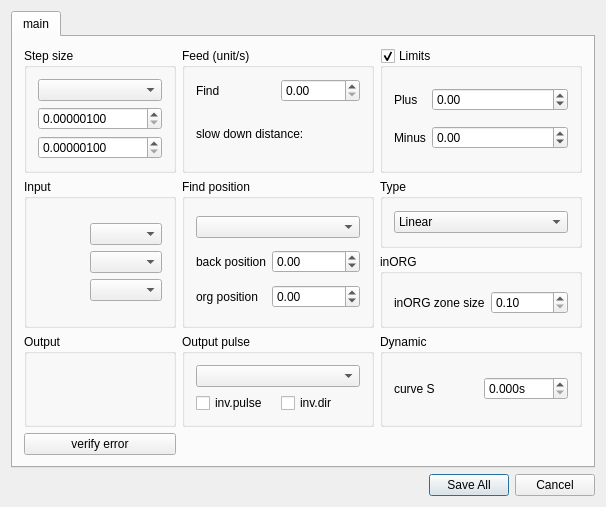
<?xml version="1.0" encoding="UTF-8"?>
<ui version="4.0">
 <class>WLDriveWidget</class>
 <widget class="QDialog" name="WLDriveWidget">
  <property name="geometry">
   <rect>
    <x>0</x>
    <y>0</y>
    <width>552</width>
    <height>443</height>
   </rect>
  </property>
  <property name="sizePolicy">
   <sizepolicy hsizetype="Preferred" vsizetype="Preferred">
    <horstretch>0</horstretch>
    <verstretch>0</verstretch>
   </sizepolicy>
  </property>
  <property name="minimumSize">
   <size>
    <width>0</width>
    <height>0</height>
   </size>
  </property>
  <property name="windowTitle">
   <string>Edit Axis </string>
  </property>
  <layout class="QGridLayout" name="gridLayout_7">
   <item row="0" column="1">
    <widget class="QTabWidget" name="tabWidget">
     <property name="currentIndex">
      <number>0</number>
     </property>
     <widget class="QWidget" name="tab">
      <attribute name="title">
       <string>main</string>
      </attribute>
      <layout class="QGridLayout" name="gridLayout_13">
       <item row="0" column="0">
        <widget class="QGroupBox" name="gbDim">
         <property name="title">
          <string>Step size</string>
         </property>
         <layout class="QGridLayout" name="gridLayout">
          <item row="1" column="0">
           <widget class="QDoubleSpinBox" name="sbDimA">
            <property name="decimals">
             <number>8</number>
            </property>
            <property name="minimum">
             <double>0.000001000000000</double>
            </property>
            <property name="maximum">
             <double>99999999.000000000000000</double>
            </property>
           </widget>
          </item>
          <item row="0" column="0">
           <widget class="QComboBox" name="cbTypeDim"/>
          </item>
          <item row="2" column="0">
           <widget class="QDoubleSpinBox" name="sbDimB">
            <property name="decimals">
             <number>8</number>
            </property>
            <property name="minimum">
             <double>0.000001000000000</double>
            </property>
            <property name="maximum">
             <double>99999999.000000000000000</double>
            </property>
           </widget>
          </item>
         </layout>
        </widget>
       </item>
       <item row="0" column="1">
        <widget class="QGroupBox" name="groupBox_7">
         <property name="title">
          <string>Feed (unit/s)</string>
         </property>
         <layout class="QGridLayout" name="gridLayout_8">
          <item row="0" column="1">
           <widget class="QDoubleSpinBox" name="sbVfind">
            <property name="maximum">
             <double>12000.000000000000000</double>
            </property>
           </widget>
          </item>
          <item row="0" column="0">
           <widget class="QLabel" name="label_14">
            <property name="text">
             <string>Find </string>
            </property>
           </widget>
          </item>
          <item row="1" column="0" colspan="2">
           <widget class="QLabel" name="labelSDDist">
            <property name="text">
             <string notr="true">slow down distance:</string>
            </property>
           </widget>
          </item>
         </layout>
        </widget>
       </item>
       <item row="0" column="2">
        <widget class="QGroupBox" name="gbLimit">
         <property name="title">
          <string>Limits</string>
         </property>
         <property name="checkable">
          <bool>true</bool>
         </property>
         <layout class="QGridLayout" name="gridLayout_9">
          <item row="0" column="0">
           <widget class="QLabel" name="label_9">
            <property name="sizePolicy">
             <sizepolicy hsizetype="Maximum" vsizetype="Preferred">
              <horstretch>0</horstretch>
              <verstretch>0</verstretch>
             </sizepolicy>
            </property>
            <property name="text">
             <string>Plus </string>
            </property>
           </widget>
          </item>
          <item row="0" column="1">
           <widget class="QDoubleSpinBox" name="sbPLIM">
            <property name="correctionMode">
             <enum>QAbstractSpinBox::CorrectToPreviousValue</enum>
            </property>
            <property name="minimum">
             <double>-999999.000000000000000</double>
            </property>
            <property name="maximum">
             <double>999999.000000000000000</double>
            </property>
           </widget>
          </item>
          <item row="1" column="0">
           <widget class="QLabel" name="label_15">
            <property name="sizePolicy">
             <sizepolicy hsizetype="Maximum" vsizetype="Preferred">
              <horstretch>0</horstretch>
              <verstretch>0</verstretch>
             </sizepolicy>
            </property>
            <property name="text">
             <string>Minus</string>
            </property>
           </widget>
          </item>
          <item row="1" column="1">
           <widget class="QDoubleSpinBox" name="sbMLIM">
            <property name="correctionMode">
             <enum>QAbstractSpinBox::CorrectToPreviousValue</enum>
            </property>
            <property name="minimum">
             <double>-999999.000000000000000</double>
            </property>
            <property name="maximum">
             <double>999999.000000000000000</double>
            </property>
           </widget>
          </item>
         </layout>
        </widget>
       </item>
       <item row="1" column="0" rowspan="2">
        <widget class="QGroupBox" name="gbInput">
         <property name="toolTip">
          <string/>
         </property>
         <property name="title">
          <string>Input</string>
         </property>
         <layout class="QGridLayout" name="gridLayout_4">
          <item row="0" column="0">
           <layout class="QGridLayout" name="gridLayout_12">
            <item row="0" column="1">
             <widget class="QComboBox" name="cbActInALM">
              <property name="sizePolicy">
               <sizepolicy hsizetype="Maximum" vsizetype="Fixed">
                <horstretch>0</horstretch>
                <verstretch>0</verstretch>
               </sizepolicy>
              </property>
             </widget>
            </item>
            <item row="0" column="0">
             <widget class="WLEditIOWidget" name="editInALM" native="true"/>
            </item>
            <item row="2" column="0">
             <widget class="WLEditIOWidget" name="editInMEL" native="true"/>
            </item>
            <item row="1" column="1">
             <widget class="QComboBox" name="cbActInPEL">
              <property name="sizePolicy">
               <sizepolicy hsizetype="Maximum" vsizetype="Fixed">
                <horstretch>0</horstretch>
                <verstretch>0</verstretch>
               </sizepolicy>
              </property>
             </widget>
            </item>
            <item row="2" column="1">
             <widget class="QComboBox" name="cbActInMEL">
              <property name="sizePolicy">
               <sizepolicy hsizetype="Maximum" vsizetype="Fixed">
                <horstretch>0</horstretch>
                <verstretch>0</verstretch>
               </sizepolicy>
              </property>
             </widget>
            </item>
            <item row="1" column="0">
             <widget class="WLEditIOWidget" name="editInPEL" native="true"/>
            </item>
           </layout>
          </item>
         </layout>
        </widget>
       </item>
       <item row="1" column="1" rowspan="2">
        <widget class="QGroupBox" name="groupBox_5">
         <property name="title">
          <string>Find position</string>
         </property>
         <layout class="QGridLayout" name="gridLayout_5">
          <item row="4" column="1">
           <widget class="QDoubleSpinBox" name="sbBackFindPosition">
            <property name="sizePolicy">
             <sizepolicy hsizetype="Preferred" vsizetype="Fixed">
              <horstretch>0</horstretch>
              <verstretch>0</verstretch>
             </sizepolicy>
            </property>
            <property name="minimum">
             <double>-999999.000000000000000</double>
            </property>
            <property name="maximum">
             <double>999999.000000000000000</double>
            </property>
            <property name="singleStep">
             <double>1.000000000000000</double>
            </property>
            <property name="value">
             <double>0.000000000000000</double>
            </property>
           </widget>
          </item>
          <item row="0" column="0" colspan="2">
           <widget class="QComboBox" name="comboBoxLogicFind"/>
          </item>
          <item row="4" column="0">
           <widget class="QLabel" name="label_16">
            <property name="text">
             <string>back position</string>
            </property>
           </widget>
          </item>
          <item row="5" column="0">
           <widget class="QLabel" name="labelOrgPosition">
            <property name="text">
             <string notr="true">org position</string>
            </property>
           </widget>
          </item>
          <item row="5" column="1">
           <widget class="QDoubleSpinBox" name="sbOrgPosition">
            <property name="sizePolicy">
             <sizepolicy hsizetype="Preferred" vsizetype="Fixed">
              <horstretch>0</horstretch>
              <verstretch>0</verstretch>
             </sizepolicy>
            </property>
            <property name="minimum">
             <double>-999999.000000000000000</double>
            </property>
            <property name="maximum">
             <double>999999.000000000000000</double>
            </property>
            <property name="singleStep">
             <double>1.000000000000000</double>
            </property>
            <property name="value">
             <double>0.000000000000000</double>
            </property>
           </widget>
          </item>
         </layout>
        </widget>
       </item>
       <item row="1" column="2">
        <widget class="QGroupBox" name="groupBox_10">
         <property name="title">
          <string>Type</string>
         </property>
         <layout class="QGridLayout" name="gridLayout_11">
          <item row="0" column="0">
           <widget class="QComboBox" name="cbTypeDrive">
            <property name="contextMenuPolicy">
             <enum>Qt::NoContextMenu</enum>
            </property>
            <item>
             <property name="text">
              <string>Linear</string>
             </property>
            </item>
            <item>
             <property name="text">
              <string>Rotary</string>
             </property>
            </item>
           </widget>
          </item>
         </layout>
        </widget>
       </item>
       <item row="2" column="2">
        <widget class="QGroupBox" name="groupBoxORG">
         <property name="title">
          <string>inORG</string>
         </property>
         <layout class="QGridLayout" name="gridLayout_6">
          <item row="1" column="0">
           <widget class="QLabel" name="label_10">
            <property name="text">
             <string>inORG zone size</string>
            </property>
           </widget>
          </item>
          <item row="1" column="1">
           <widget class="QDoubleSpinBox" name="sbOrgSize">
            <property name="sizePolicy">
             <sizepolicy hsizetype="Preferred" vsizetype="Fixed">
              <horstretch>0</horstretch>
              <verstretch>0</verstretch>
             </sizepolicy>
            </property>
            <property name="minimum">
             <double>0.100000000000000</double>
            </property>
            <property name="maximum">
             <double>99999.000000000000000</double>
            </property>
           </widget>
          </item>
          <item row="0" column="0" colspan="2">
           <widget class="WLEditIOWidget" name="editInORG" native="true"/>
          </item>
         </layout>
        </widget>
       </item>
       <item row="3" column="0">
        <widget class="QGroupBox" name="gbOutput">
         <property name="title">
          <string>Output</string>
         </property>
         <layout class="QGridLayout" name="gridLayout_3">
          <item row="1" column="0">
           <widget class="WLEditIOWidget" name="editOutENB" native="true"/>
          </item>
          <item row="0" column="0">
           <widget class="WLEditIOWidget" name="editOutRALM" native="true"/>
          </item>
         </layout>
        </widget>
       </item>
       <item row="3" column="1">
        <widget class="QGroupBox" name="groupBox_2">
         <property name="title">
          <string>Output pulse</string>
         </property>
         <layout class="QGridLayout" name="gridLayout_2">
          <item row="1" column="1">
           <widget class="QCheckBox" name="cbInvDir">
            <property name="text">
             <string>inv.dir</string>
            </property>
           </widget>
          </item>
          <item row="0" column="0" colspan="2">
           <widget class="QComboBox" name="cbTypePulse"/>
          </item>
          <item row="1" column="0">
           <widget class="QCheckBox" name="cbInvStep">
            <property name="text">
             <string>inv.pulse</string>
            </property>
           </widget>
          </item>
         </layout>
        </widget>
       </item>
       <item row="3" column="2">
        <widget class="QGroupBox" name="gbDynamic">
         <property name="title">
          <string>Dynamic</string>
         </property>
         <layout class="QGridLayout" name="gridLayout_10">
          <item row="0" column="0">
           <widget class="QLabel" name="label_17">
            <property name="text">
             <string>curve S</string>
            </property>
           </widget>
          </item>
          <item row="0" column="1">
           <widget class="QDoubleSpinBox" name="sbDelaySCurve">
            <property name="sizePolicy">
             <sizepolicy hsizetype="Preferred" vsizetype="Fixed">
              <horstretch>0</horstretch>
              <verstretch>0</verstretch>
             </sizepolicy>
            </property>
            <property name="suffix">
             <string>s</string>
            </property>
            <property name="decimals">
             <number>3</number>
            </property>
            <property name="maximum">
             <double>1.000000000000000</double>
            </property>
           </widget>
          </item>
         </layout>
        </widget>
       </item>
       <item row="4" column="0">
        <widget class="QPushButton" name="pbVerError">
         <property name="text">
          <string>verify error</string>
         </property>
        </widget>
       </item>
      </layout>
     </widget>
    </widget>
   </item>
   <item row="1" column="1">
    <widget class="QDialogButtonBox" name="buttonBox">
     <property name="orientation">
      <enum>Qt::Horizontal</enum>
     </property>
     <property name="standardButtons">
      <set>QDialogButtonBox::Cancel|QDialogButtonBox::SaveAll</set>
     </property>
     <property name="centerButtons">
      <bool>false</bool>
     </property>
    </widget>
   </item>
  </layout>
 </widget>
 <layoutdefault spacing="6" margin="11"/>
 <customwidgets>
  <customwidget>
   <class>WLEditIOWidget</class>
   <extends>QWidget</extends>
   <header location="global">wleditiowidget.h</header>
   <container>1</container>
  </customwidget>
 </customwidgets>
 <resources/>
 <connections>
  <connection>
   <sender>buttonBox</sender>
   <signal>accepted()</signal>
   <receiver>WLDriveWidget</receiver>
   <slot>accept()</slot>
   <hints>
    <hint type="sourcelabel">
     <x>440</x>
     <y>380</y>
    </hint>
    <hint type="destinationlabel">
     <x>275</x>
     <y>206</y>
    </hint>
   </hints>
  </connection>
  <connection>
   <sender>buttonBox</sender>
   <signal>rejected()</signal>
   <receiver>WLDriveWidget</receiver>
   <slot>reject()</slot>
   <hints>
    <hint type="sourcelabel">
     <x>440</x>
     <y>380</y>
    </hint>
    <hint type="destinationlabel">
     <x>275</x>
     <y>206</y>
    </hint>
   </hints>
  </connection>
 </connections>
</ui>
